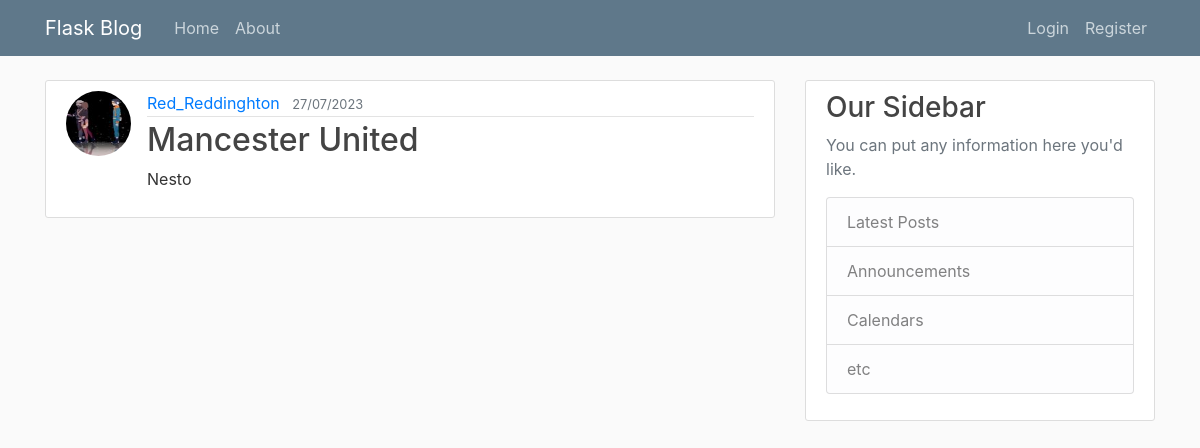
/post/1, run on the app's committed database.
### flask_blog/models.py (models this page shows, shortened)
class User(db.Model,UserMixin):
    id=db.Column(db.Integer,primary_key=True)
    username=db.Column(db.String(20),unique=True,nullable=False)
    email=db.Column(db.String(120),unique=True,nullable=False)
    image_file=db.Column(db.String(20),nullable=False,default='default.jpg')
    password=db.Column(db.String(60),nullable=False)
    posts=db.relationship("Post",backref="author",lazy=True)

class Post(db.Model):
    id=db.Column(db.Integer,primary_key=True)
    title=db.Column(db.String(100),nullable=False)
    date_posted=db.Column(db.DateTime,nullable=False,default=datetime.utcnow())
    content=db.Column(db.Text,nullable=False)
    user_id=db.Column(db.Integer,db.ForeignKey("user.id"),nullable=False)

### flask_blog/routes.py (the view)
@app.route("/post/<int:post_id>")
def post(post_id):
    post=Post.query.get_or_404(post_id)
    return render_template("post.html",title=post.title,post=post)

### flask_blog/templates/post.html
{% extends "layout.html" %}
{% block content %}
<article class="media content-section">
    <img class="rounded-circle article-img "
        src="{{url_for('static',filename='profile_pics/'+ post.author.image_file)}}" alt="">
    <div class="media-body">
        <div class="article-metadata">
            <a class="mr-2" href="#">{{ post.author.username }}</a>
            <small class="text-muted">{{ post.date_posted.strftime("%d/%m/%Y") }}</small>
        </div>
        <h2 class="article-title">{{ post.title }}</h2>
        <p class="article-content">{{ post.content }}</p>
    </div>
</article>
{% endblock content %}

### flask_blog/static/main.css (style rules this page uses)
body { background: #fafafa; color: #333333; margin-top: 5rem; }
h1, h2, h3, h4, h5, h6 { color: #444444; }
.content-section { background: #ffffff; padding: 10px 20px; border: 1px solid #dddddd; border-radius: 3px; margin-bottom: 20px; }
.article-title { color: #444444; }
.article-content { white-space: pre-line; }
.article-img { height: 65px; width: 65px; margin-right: 16px; }
.article-metadata { padding-bottom: 1px; margin-bottom: 4px; border-bottom: 1px solid #e3e3e3 }

### data on the page
User: image_file (picture), author.username "Red_Reddinghton"
Post: date_posted "27/07/2023", title "Mancester United", content "Nesto"
